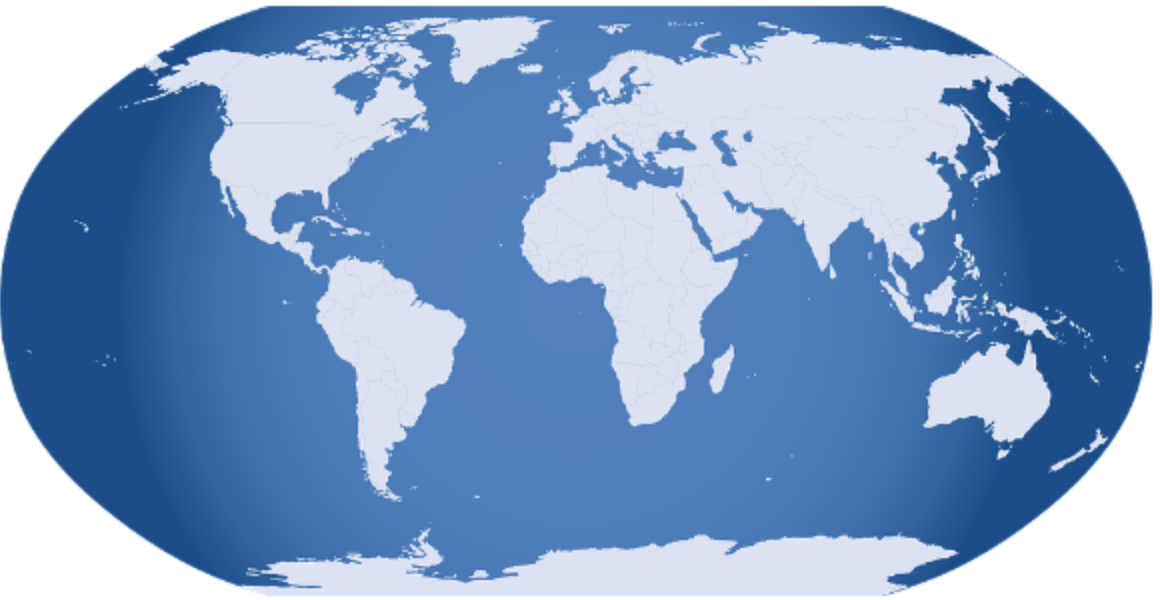
#> input picture 비전/globe.png, 1160 x 600 px
$ python 16.py
#> lines starting #> are read from the running program, lines starting #| are printed output that depends on the picture; after the words box and inside, x2 and y2 are one past the last pixel; in counts of white or black regions, pixels touching at a corner belong together
import numpy as np
import cv2

def contour():
    img = cv2.imread('globe.png')
#> img is the input picture: shape (600, 1160, 3); mean B, G, R 199.5, 159.8, 129.5
    imgray = cv2.cvtColor(img, cv2.COLOR_BGR2GRAY)
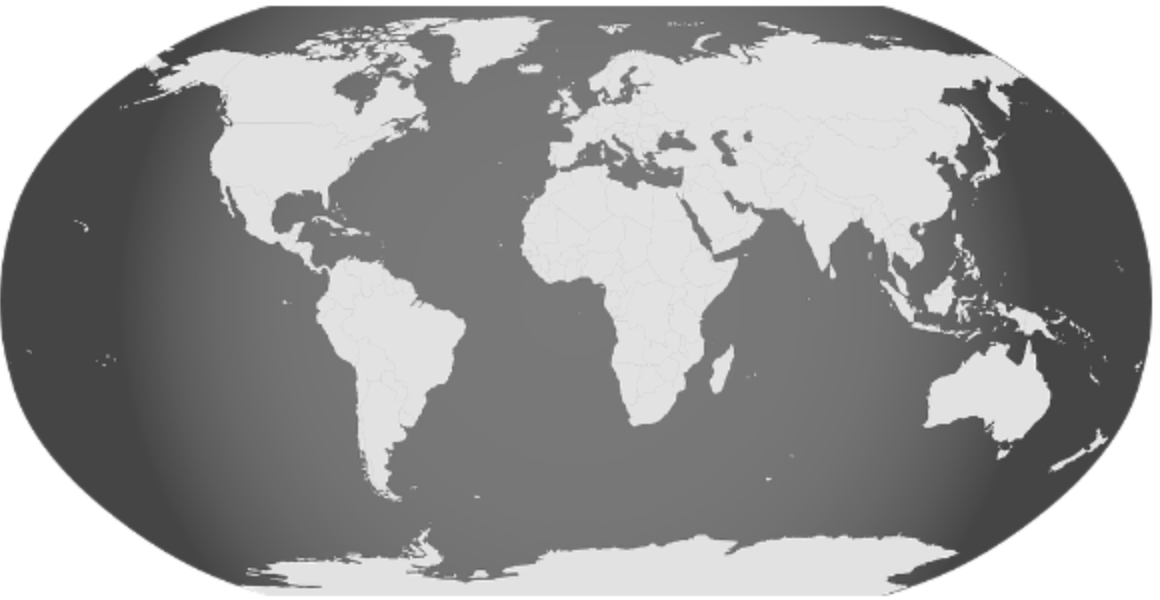
#> imgray: shape (600, 1160); min 56, max 255, mean 155.3
    img2 = img.copy()


    ret, thr = cv2.threshold(imgray, 127, 255, 0)
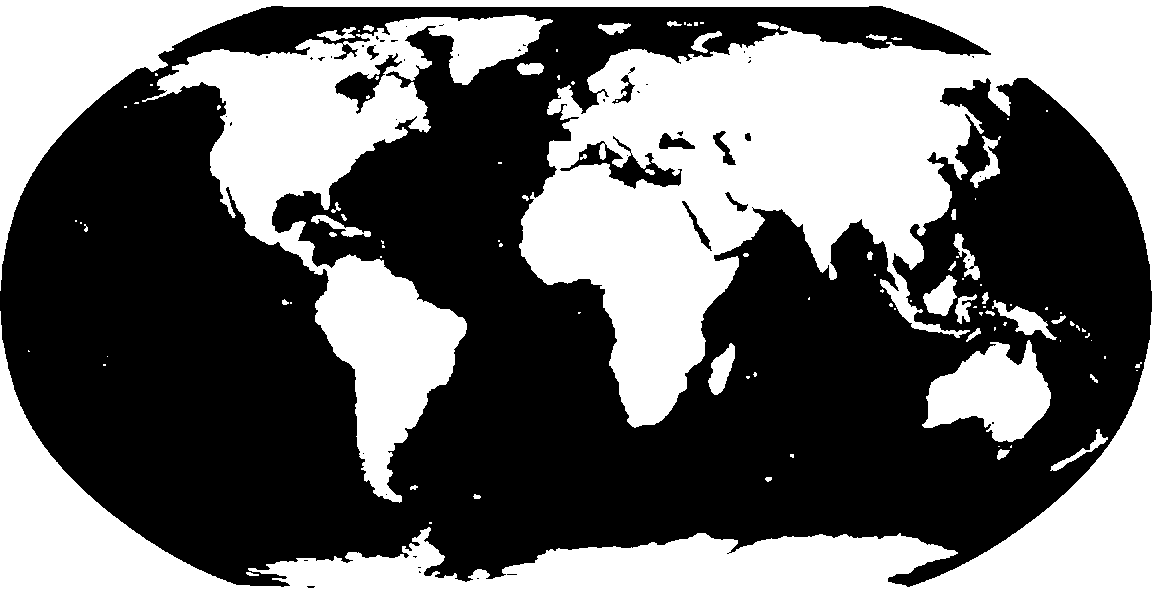
#> thr: shape (600, 1160); 42.9% white; 106 white regions (63 under 20 px)

    contours, _  = cv2.findContours(thr, cv2.RETR_LIST, cv2.CHAIN_APPROX_NONE)
#> contours = 165 contours, 117 with area under 20; largest, box (x1, y1, x2, y2) and area: (0, 0, 1160, 600) 228685, (142, 15, 553, 503) 53344, (922, 340, 1051, 442) 7783, (559, 140, 683, 190) 2136, (334, 52, 403, 115) 1257
    contours2, _ = cv2.findContours(thr, cv2.RETR_TREE, cv2.CHAIN_APPROX_NONE)
#> contours2 has the same summary as contours

    print(len(contours))
#| 165

    cv2.drawContours(img, contours, -1, (0,0,255), 1)
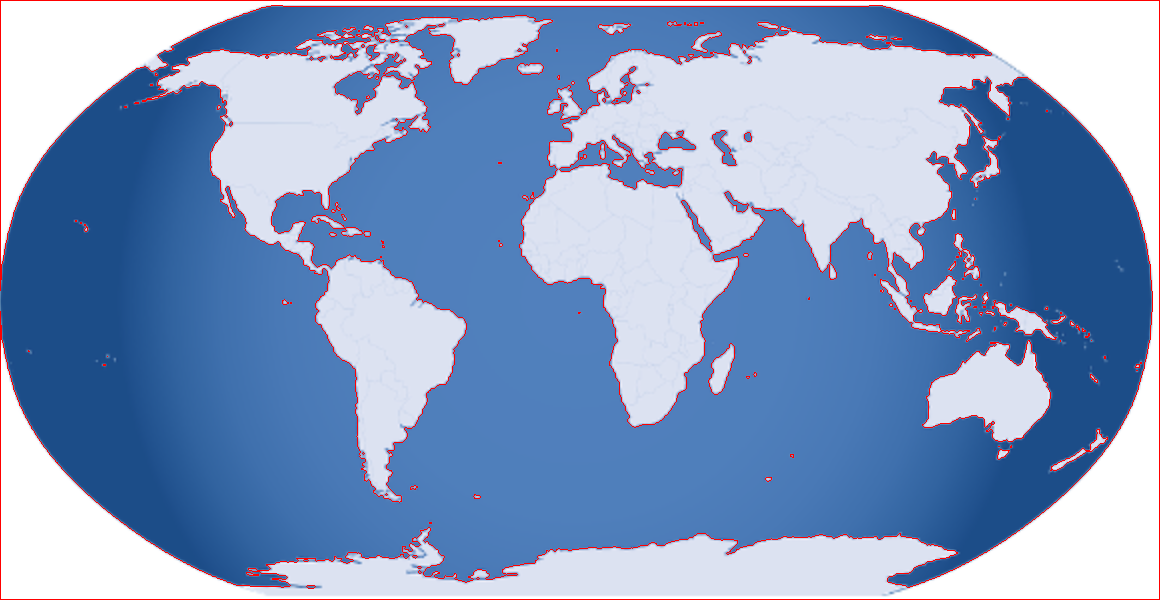
#> img: shape (600, 1160, 3); 2.35% of pixels changed, all inside (x1, y1, x2, y2) = (0, 0, 1160, 600)
    cv2.drawContours(img2, contours2, -1, (0,255,0), 1)
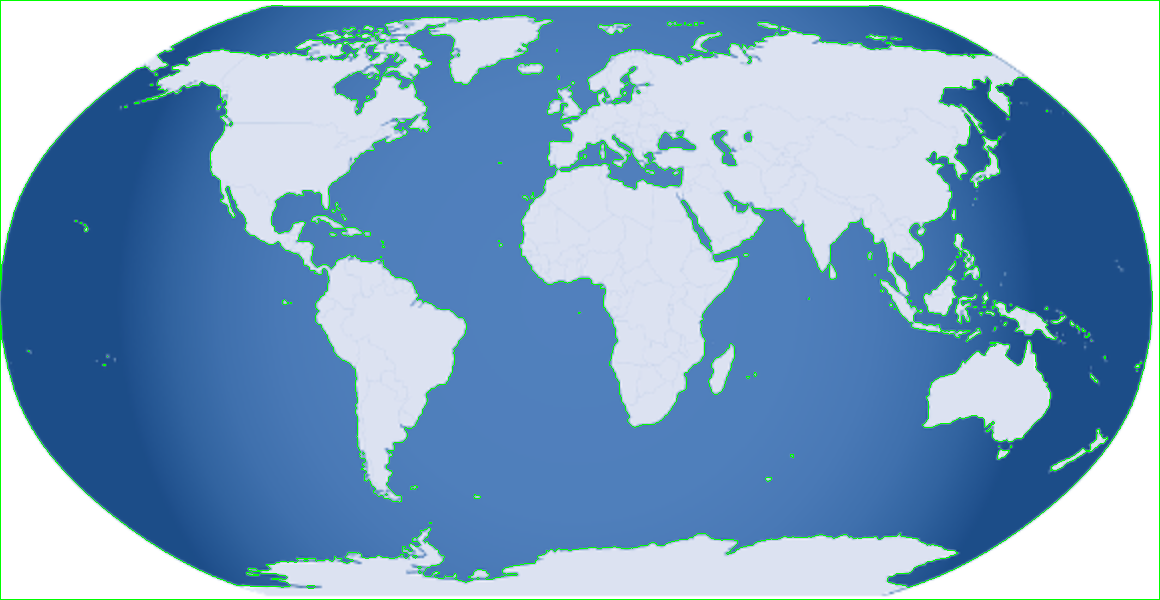
#> img2: shape (600, 1160, 3); 2.35% of pixels changed, all inside (x1, y1, x2, y2) = (0, 0, 1160, 600)

    cv2.imshow('thresh', thr)
    cv2.imshow('contour', img)
    cv2.imshow('contour2',img2)

    cv2.waitKey(0)
    cv2.destroyAllWindows()

contour()
